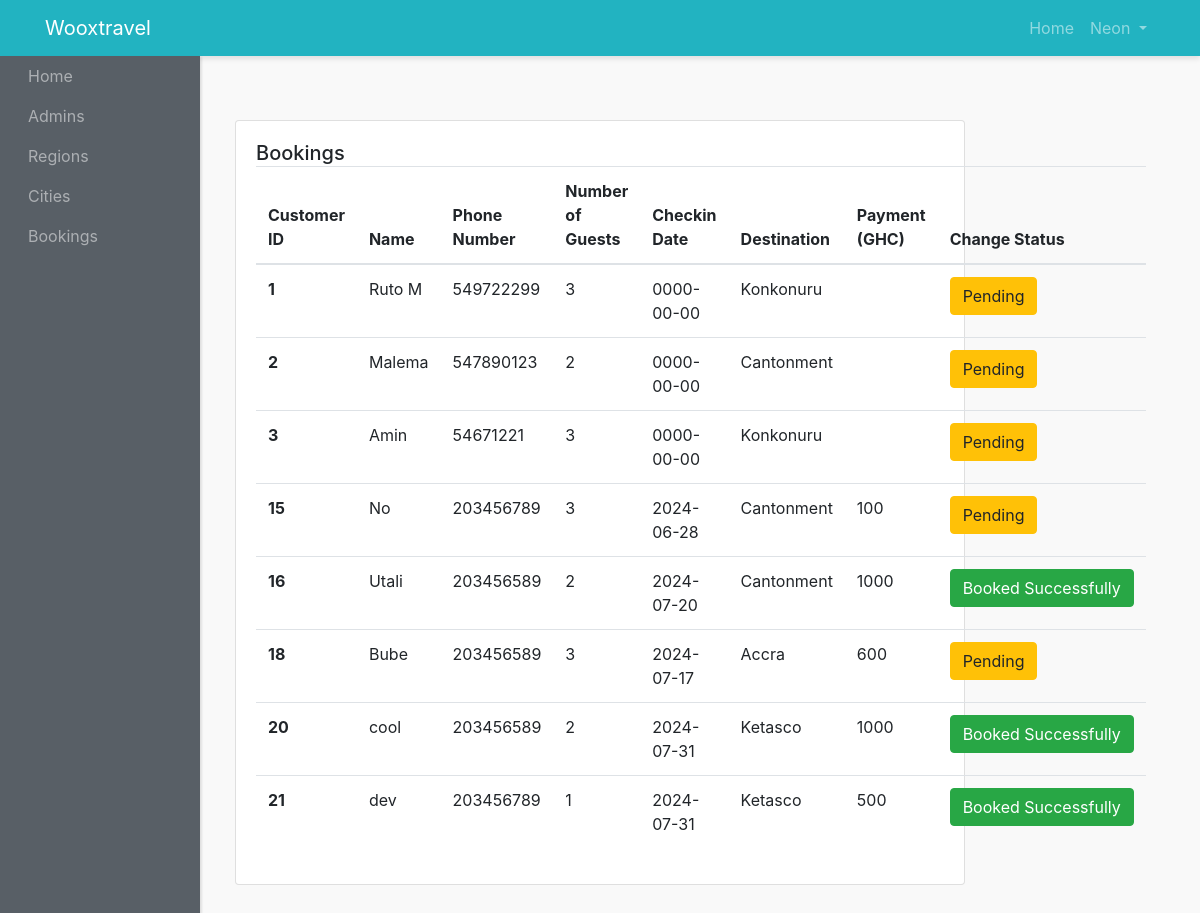
The page /admin-panel/bookings-admins/show-bookings.php (signed in) on the database its author committed.
### tables this page shows
CREATE TABLE `bookings` (
  `id` int(3) NOT NULL,
  `name` varchar(200) NOT NULL,
  `phone_number` int(30) NOT NULL,
  `num_of_guests` int(10) NOT NULL,
  `checkin_date` date NOT NULL,
  `destination` varchar(200) NOT NULL,
  `status` varchar(200) NOT NULL,
  `city_id` int(10) NOT NULL,
  `user_id` int(10) NOT NULL,
  `payment` varchar(40) NOT NULL,
  `created_at` timestamp NOT NULL DEFAULT current_timestamp()
);

### admin-panel/bookings-admins/show-bookings.php (the view, shortened to what this page needs)
<?php
require "../layout/header.php";
require "../../config/connection.php";
$bookings = $connection->prepare("SELECT * FROM bookings");
$bookings->execute();
$bookingResult = $bookings->get_result();
$allBookings = $bookingResult->fetch_all(MYSQLI_ASSOC);
?>
<div class="row-2">
  <div class="col">
    <div class="card">
      <div class="card-body">
        <h5 class="card-title mb-4 d-inline">Bookings</h5>
        <table class="table">
          <thead>
            <tr>
              <th scope="col">Customer ID</th>
              <th scope="col">Name</th>
              <th scope="col">Phone Number</th>
              <th scope="col">Number of Guests</th>
              <th scope="col">Checkin Date</th>
              <th scope="col">Destination</th>
              <th scope="col">Payment (GHC)</th>
              <th scope="col">Change Status</th>
            </tr>
          </thead>
          <tbody>
            <?php foreach ($allBookings as $booking): ?>
            <tr>
              <th scope="row"><?php echo $booking['id']; ?></th>
              <td><?php echo htmlspecialchars($booking['name']); ?></td>
              <td><?php echo htmlspecialchars($booking['phone_number']); ?></td>
              <td><?php echo htmlspecialchars($booking['num_of_guests']); ?></td>
              <td><?php echo htmlspecialchars($booking['checkin_date']); ?></td>
              <td><?php echo htmlspecialchars($booking['destination']); ?></td>
              <td><?php echo htmlspecialchars($booking['payment']); ?></td>
              <?php if($booking['status'] == "Pending") :?>
                <td><a href="status.php?id=<?php echo $booking['id']; ?>&status=<?php echo $booking['status']; ?>" class="btn btn-warning  text-center ">Pending</a></td>
                      <?php else : ?>
                        <td><a href="status.php?id=<?php echo $booking['id']; ?>&status=<?php echo $booking['status']; ?>" class="btn btn-success  text-center ">Booked Successfully</a></td>
              <?php endif; ?>
            </tr>
            <?php endforeach; ?>
          </tbody>
        </table>
      </div>
    </div>
  </div>
</div>

### admin-panel/styles/style.css (style rules this page uses)
body { background:#f9f9f9; }
.row-2 { margin-bottom: 15px; padding: 120px 220px; display: flex; justify-content: space-between; align-items: center; }

### rows shown on the page
bookings: id "1", name "Ruto M", phone_number "549722299", num_of_guests "3", checkin_date "0000-00-00", destination "Konkonuru"
bookings: id "2", name "Malema", phone_number "547890123", num_of_guests "2", checkin_date "0000-00-00", destination "Cantonment"
bookings: id "3", name "Amin", phone_number "54671221", num_of_guests "3", checkin_date "0000-00-00", destination "Konkonuru"
bookings: id "15", name "No", phone_number "203456789", num_of_guests "3", checkin_date "2024-06-28", destination "Cantonment", payment "100"
bookings: id "16", name "Utali", phone_number "203456589", num_of_guests "2", checkin_date "2024-07-20", destination "Cantonment", payment "1000"
bookings: id "18", name "Bube", phone_number "203456589", num_of_guests "3", checkin_date "2024-07-17", destination "Accra", payment "600"
bookings: id "20", name "cool", phone_number "203456589", num_of_guests "2", checkin_date "2024-07-31", destination "Ketasco", payment "1000"
bookings: id "21", name "dev", phone_number "203456789", num_of_guests "1", checkin_date "2024-07-31", destination "Ketasco", payment "500"

### other values the page prints
$_SESSION['adminname'] "Neon"
